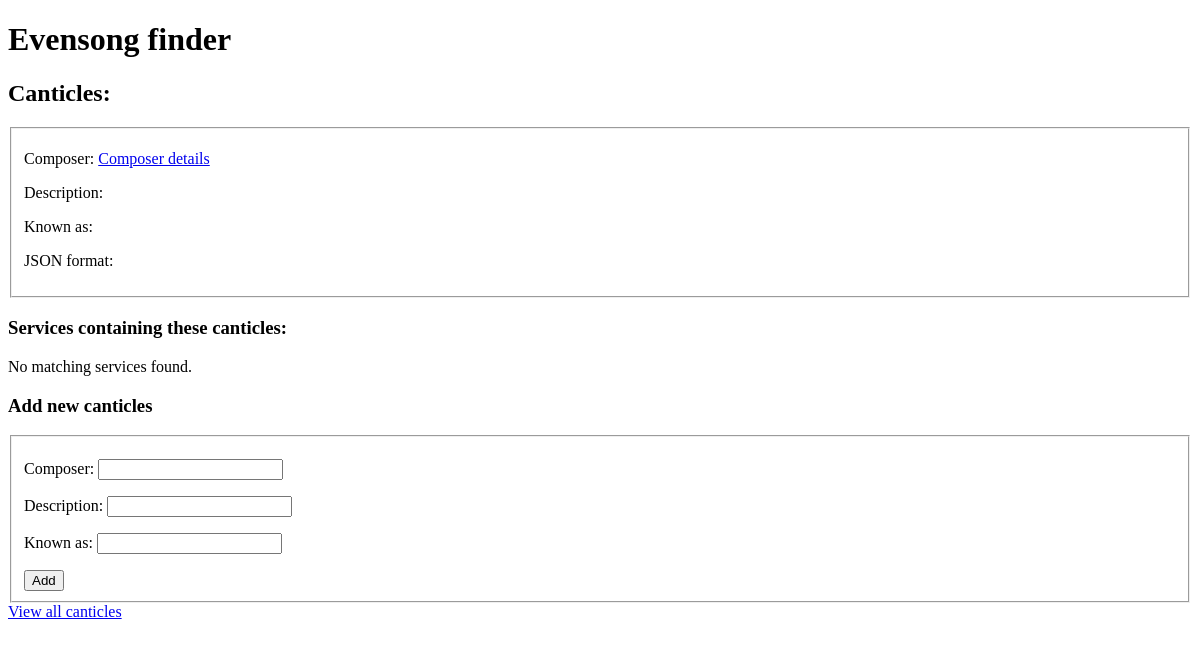
The app's page /services/canticles/1/, older data.
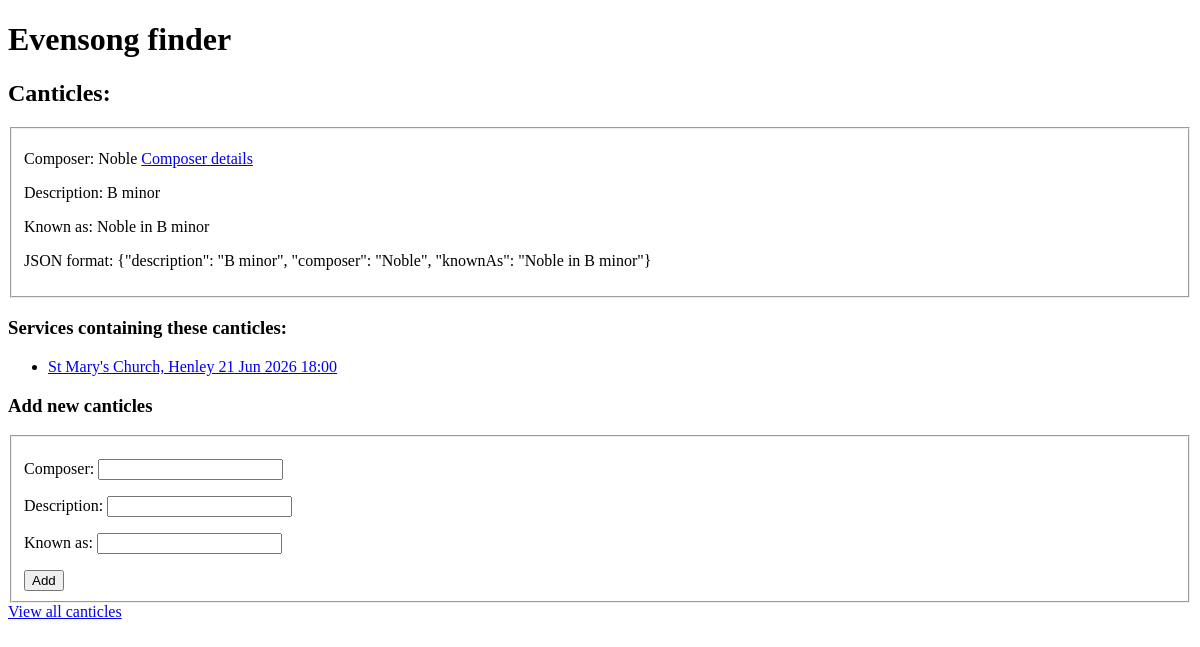
The same page, newer data.
### services/models.py (models this page shows, shortened)
class Canticles(models.Model):
    description = models.CharField(max_length=255)
    composer = models.ForeignKey(Musician, on_delete=models.CASCADE)
    knownAs = models.CharField(max_length=255)
    def as_json(self):
        return {
            'description': self.description,
            'composer': self.composer.knownAs if self.composer.knownAs != "" and self.composer.knownAs is not None else self.composer.fullName,
            'knownAs': self.knownAs
        }
    def as_public_json(self):
        return json.dumps(self.as_json())

class Musician(models.Model):
    fullName = models.CharField(max_length=255)
    knownAs = models.CharField(max_length=255, blank=True, null=True)
    wikiUrl = models.OneToOneField(ExternalUrl, on_delete=models.CASCADE, related_name="musicianWikiUrl", blank=True, null=True)
    websiteUrl = models.OneToOneField(ExternalUrl, on_delete=models.CASCADE, related_name="musicianWebsite", blank=True, null=True)
    def __str__(self):
        return self.knownAs if self.knownAs != "" and self.knownAs is not None else self.fullName

class Service(models.Model):
    venue = models.ForeignKey(Venue, on_delete=models.CASCADE)
    startDateTime = models.DateTimeField()
    conductor = models.ForeignKey(Musician, on_delete=models.CASCADE, blank=True, null=True)
    choir = models.ForeignKey(Choir, on_delete=models.CASCADE, related_name="serviceChoir", blank=True, null=True)
    musicList = models.OneToOneField(MusicList, on_delete=models.CASCADE)
    def __str__(self):
        return self.venue.name + " " + self.startDateTime.strftime('%d %h %Y %H:%M')

class Venue(models.Model):
    name = models.CharField(max_length=50)
    townCity = models.CharField(max_length=50)
    mapUrl = models.OneToOneField(ExternalUrl, on_delete=models.CASCADE, related_name="venueMap", blank=True, null=True)
    wikiUrl = models.OneToOneField(ExternalUrl, on_delete=models.CASCADE, related_name="venueWikiUrl", blank=True, null=True)
    websiteUrl = models.OneToOneField(ExternalUrl, on_delete=models.CASCADE, related_name="venueWebsite", blank=True, null=True)

### services/views.py (the view)
# urls.py: path("canticles/<int:canticles_id>/", views.canticlesIndex, name="canticlesIndex"),
def canticlesIndex(request, canticles_id):
    services = (Service.objects
                .filter(musicList__canticles_id=canticles_id)
                )
    canticles = (Canticles.objects.filter(id=canticles_id).first())
    template = loader.get_template("services/pages/canticlesIndex.html")
    context = {
        "services": services,
        "canticles": canticles,
        "heading": "Services containing these canticles:"
    }
    return HttpResponse(template.render(context, request))

### services/templates/services/pages/canticlesIndex.html
{% extends "services/base.html" %}
{% block content %}
    {% include "services/components/canticlesDetails.html" with canticles=canticles %}
    {% if heading %}
        <h3>{{ heading }}</h3>
    {% endif %}
    {% include "services/components/serviceList.html" with services=services %}
    {% include "services/components/canticlesAdd.html" %}
    <a href="/services/canticles">View all canticles</a>
{% endblock %}

### services/templates/services/components/canticlesDetails.html
<h2>Canticles:</h2>
<fieldset>
    <p>
        <label for="composerName">Composer:</label>
        <label id="composerName">{{ canticles.composer }}</label>
        <a href="/services/musicians/{{ canticles.composer.id }}/" >Composer details</a>
    </p>
    <p>
        <label for="description">Description:</label>
        <label id="description">{{ canticles.description }}</label>
    </p>
    <p>
        <label for="knownAs">Known as:</label>
        <label id="knownAs">{{ canticles.knownAs }}</label>
    </p>
    <p>
        <label>JSON format:</label>
        {{ canticles.as_public_json }}
    </p>
</fieldset>

### services/templates/services/components/serviceList.html
{% if services %}
<ul>
    {% for service in services %}
    <li><a href="/services/{{ service.id }}/">{{ service }}</a></li>
    {% endfor %}
</ul>
{% else %}
<p>No matching services found.</p>
{% endif %}

Row changes from the older to the newer data that the page shows:
added Canticles: composer "Noble", description "B minor", knownAs "Noble in B minor", as_public_json "{\"description\": \"B minor\", \"composer\": \"Noble\", \"knownAs\": \"Noble in B minor\"}"
added Service: venue+startDateTime "St Mary's Church, Henley 21 Jun 2026 18:00"
Text that changed along with them:
text no longer shown: "No matching services found."
